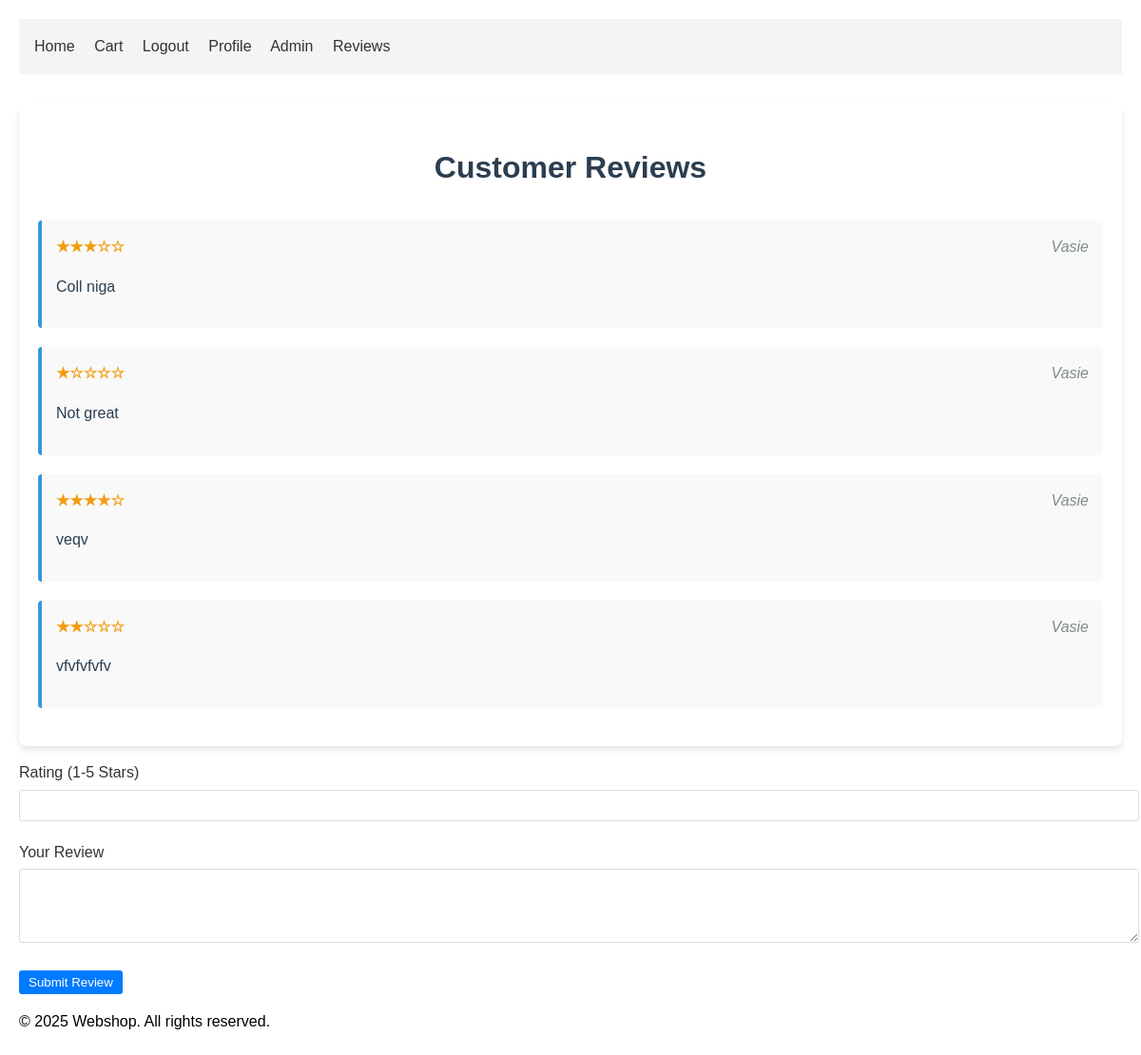
The page /reviews/index.php (signed in) on the database its author committed.
### tables this page shows
CREATE TABLE `reviews` (
  `stars` int(11) NOT NULL,
  `comment` text NOT NULL,
  `user_name` text NOT NULL
);

### includes/functions.php (called while the page is built, shortened)
<?php
function is_logged_in() {
    return isset($_SESSION['user_id']);
}

### reviews/index.php (the view, shortened to what this page needs)
<?php
require_once '../includes/functions.php';
include '../header.php';
$sql = "SELECT * FROM reviews";
$result = $db->query($sql);
$reviews = $result->fetch_all(MYSQLI_ASSOC);
?>
<div class="reviews-container">
        <h1 class="reviews-header">Customer Reviews</h1>
        <?php foreach($reviews as $review): ?>
            <div class="review">
                <div class="review-header">
                    <div class="review-stars">
                        <?php
                        $stars = intval($review['stars']);
                        echo str_repeat('★', $stars) . str_repeat('☆', 5 - $stars);
                        ?>
                    </div>
                    <div class="review-author">
                        <?php echo htmlspecialchars($review['user_name']); ?>
                    </div>
                </div>
                <p class="review-comment">
                    <?php echo htmlspecialchars($review['comment']); ?>
                </p>
            </div>
        <?php endforeach; ?>
    </div>
    <?php if(is_logged_in()): ?>
        <form class="add-review-form" action="add.php" method="post">
            <div class="form-group">
                <label for="stars">Rating (1-5 Stars)</label>
                <input
                    type="number"
                    id="stars"
                    name="stars"
                    min="1"
                    max="5"
                    class="form-control"
                    required
                >
            </div>
            <div class="form-group">
                <label for="comment">Your Review</label>
                <textarea
                    id="comment"
                    name="comment"
                    class="form-control"
                    rows="4"
                    required
                ></textarea>
            </div>
            <button type="submit" class="btn">Submit Review</button>
        </form>
    <?php endif; ?>
<?php include '../footer.php'; ?>

### css/style.css (style rules this page uses)
:root { --primary-color: #007bff; --secondary-color: #6c757d; --success-color: #28a745; --danger-color: #dc3545; --light-bg: #f4f4f4; --dark-text: #333; --medium-text: #666; --border-color: #ddd; }
body { font-family: Arial, sans-serif; margin: 0; padding: 20px; line-height: 1.6; background: #ffffff; }
form { margin: 15px 0; }
input[type="number"] { width: 60px; padding: 5px; border: 1px solid var(--border-color); border-radius: 3px; }
button { padding: 5px 10px; background: var(--primary-color); color: white; border: none; border-radius: 3px; cursor: pointer; }
.form-group { margin-bottom: 20px; }
.form-group label { display: block; margin-bottom: 5px; color: var(--dark-text); }
.form-group input, .form-group textarea { width: 100%; padding: 8px; border: 1px solid var(--border-color); border-radius: 3px; }
.reviews-container { background-color: white; border-radius: 8px; box-shadow: 0 4px 6px rgba(0, 0, 0, 0.1); padding: 20px; }
.reviews-header { text-align: center; margin-bottom: 30px; color: #2c3e50; }
.review { background-color: #f9f9f9; border-left: 4px solid #3498db; margin-bottom: 20px; padding: 15px; border-radius: 4px; }
.review-header { display: flex; justify-content: space-between; align-items: center; margin-bottom: 10px; }
.review-stars { color: #f39c12; font-weight: bold; }
.review-author { color: #7f8c8d; font-style: italic; }
.review-comment { color: #2c3e50; }

### rows shown on the page
reviews: stars "★★★", stars "☆☆", user_name "Vasie", comment "Coll niga"
reviews: stars "★", stars "☆☆☆☆", user_name "Vasie", comment "Not great"
reviews: stars "★★★★", stars "☆", user_name "Vasie", comment "veqv"
reviews: stars "★★", stars "☆☆☆", user_name "Vasie", comment "vfvfvfvfv"
